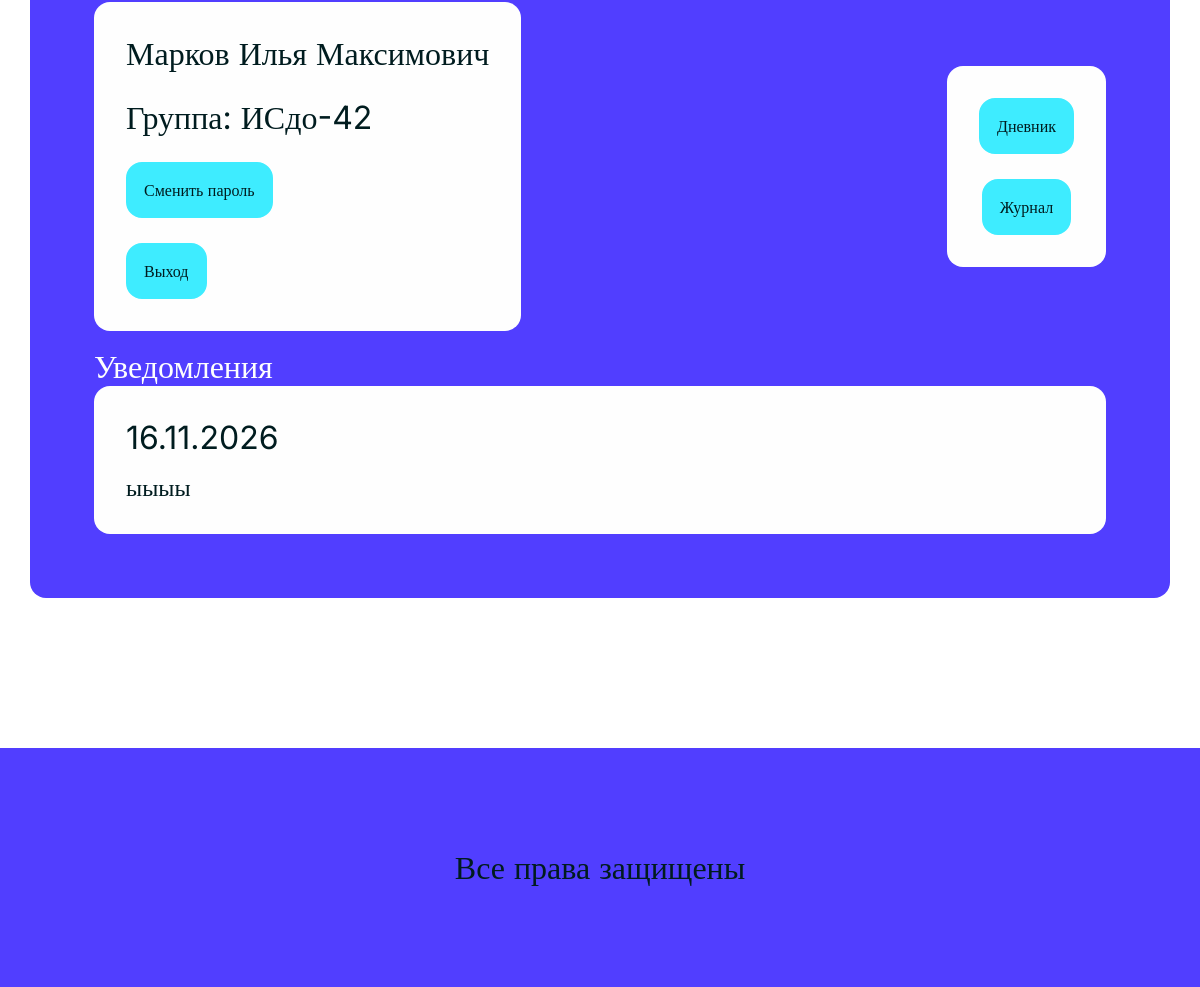
/profile/ (signed in, lower part), run on an earlier commit of the app's database.
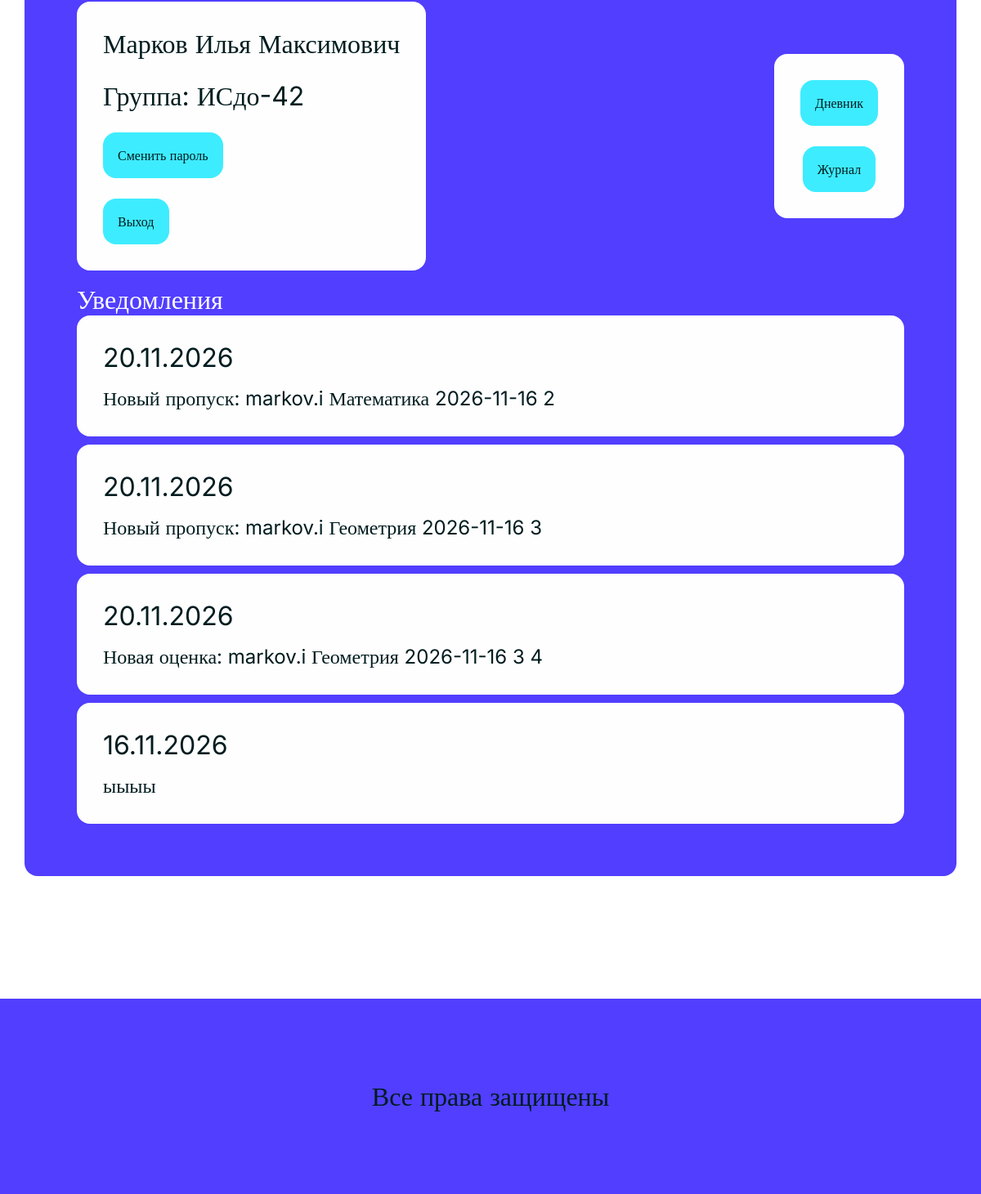
And on a later commit of the database.
### dnevnikapp/models.py (models this page shows, shortened)
class Notification(models.Model):
    user = models.ForeignKey(CustomUser, on_delete=models.CASCADE, verbose_name="Пользователь", related_name="notifications")
    created_at = models.DateTimeField(default=timezone.now, verbose_name="Дата создания")
    text = models.TextField(verbose_name="Текст")
    is_read = models.BooleanField(default=False, verbose_name="Прочитано")
    class Meta:
        verbose_name = "Уведомление"
        verbose_name_plural = "Уведомления"

### dnevnikapp/views.py (the view)
# urls.py: path("profile/",views.profileview, name="profile"),
@login_required
def profileview(request):
    if (request.user.role == User.Role.STUDENT):
        user = User.objects.select_related('group').get(
            pk=request.user.pk
        )
    else:
        user = request.user
    notifications = Notification.objects.filter(user=user).order_by("-created_at")
    context = {
        "user":user,
        "notifications": notifications,
    }
    return render(request, "profile.html", context)

### dnevnikapp/converters.py (called while the page is built)
    def to_url(self, value: date) -> str:
        return value.strftime("%d-%m-%Y")

### dnevnikapp/templates/profile.html (shortened to what this page needs)
{% extends 'baseheader.html' %}
{% load static %}
{% block head %}
    <link rel="stylesheet" href="{% static 'css/profile.css' %}">
{% endblock %}
{% block content %}
    <div class="centerdiv centerpadding">
        <div class="mainblock">
            <div class="profileline">
                <div class="profilecard">
                    <h2>{{ user.last_name }} {{ user.first_name }}
                        {% if user.patronimic %}
                            {{ user.patronimic }}
                        {% endif %}
                    </h2>
                    {% if user.role == "student" %}
                        <h2>Группа: {{ user.group.name }}</h2>
                    {% endif %}
                    <a class="button">Сменить пароль</a>
                    <form method="post" action="{% url 'logout' %}">
                        <button class="button">Выход</button>
                    </form>
                </div>
                <div class="buttonscolumn">
                    {% if user.role == "student" %}
                        <a href="{% url 'diary' date=today %}" class="button">Дневник</a>
                        <a href="{% url 'gradebook' groupid=request.user.group_id %}" class="button">Журнал</a>
                    {% elif user.role == "parent" %}
                        <a href="{% url 'children' %}" class="button">Дети</a>
                    {% elif user.role == "teacher" %}
                        <a href="{% url 'lessons' %}" class="button">Занятия</a>
                        <a href="{% url 'groups' %}" class="button">Группы</a>
                    {% elif user.role == "admin" %}
                        <a href="{% url 'groups' %}" class="button">Группы</a>
                    {% endif %}
                </div>
            </div>
            <div>
                <h2 class="whitetext">Уведомления</h2>
                <div class="notifications">
                    {% for notification in notifications %}
                        <div class="notification">
                            <h2>{{ notification.created_at|date:"d.m.Y" }}</h2>
                            <p>{{ notification.text }}</p>
                        </div>
                    {% endfor %}
                </div>
            </div>
        </div>
    </div>
{% endblock %}

What changed in the data, as far as the page shows it:
added Notification: created_at "20.11.2026", text "Новый пропуск: markov.i Математика 2026-11-16 2"
added Notification: created_at "20.11.2026", text "Новый пропуск: markov.i Геометрия 2026-11-16 3"
added Notification: created_at "20.11.2026", text "Новая оценка: markov.i Геометрия 2026-11-16 3 4"
